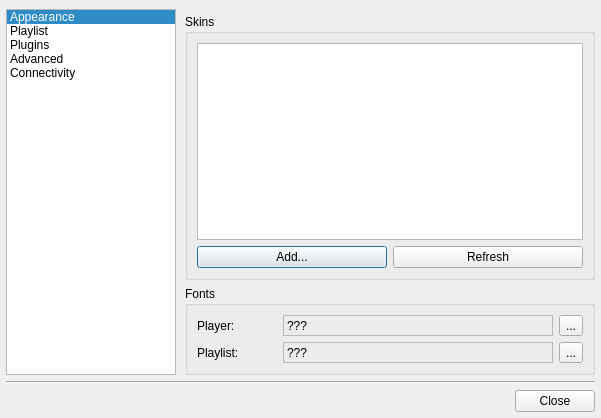
<?xml version="1.0" encoding="UTF-8"?>
<ui version="4.0">
 <class>ConfigDialog</class>
 <widget class="QDialog" name="ConfigDialog">
  <property name="geometry">
   <rect>
    <x>0</x>
    <y>0</y>
    <width>601</width>
    <height>418</height>
   </rect>
  </property>
  <property name="windowTitle">
   <string>Qmmp Settings</string>
  </property>
  <layout class="QVBoxLayout">
   <property name="spacing">
    <number>6</number>
   </property>
   <property name="leftMargin">
    <number>6</number>
   </property>
   <property name="topMargin">
    <number>9</number>
   </property>
   <property name="rightMargin">
    <number>6</number>
   </property>
   <property name="bottomMargin">
    <number>6</number>
   </property>
   <item>
    <layout class="QHBoxLayout">
     <property name="spacing">
      <number>0</number>
     </property>
     <property name="margin">
      <number>0</number>
     </property>
     <item>
      <widget class="QListWidget" name="contentsWidget">
       <property name="sizePolicy">
        <sizepolicy hsizetype="Expanding" vsizetype="Expanding">
         <horstretch>0</horstretch>
         <verstretch>0</verstretch>
        </sizepolicy>
       </property>
       <property name="minimumSize">
        <size>
         <width>170</width>
         <height>0</height>
        </size>
       </property>
       <property name="maximumSize">
        <size>
         <width>170</width>
         <height>16777215</height>
        </size>
       </property>
       <property name="iconSize">
        <size>
         <width>38</width>
         <height>38</height>
        </size>
       </property>
       <property name="movement">
        <enum>QListView::Static</enum>
       </property>
       <property name="flow">
        <enum>QListView::TopToBottom</enum>
       </property>
       <property name="isWrapping" stdset="0">
        <bool>false</bool>
       </property>
       <property name="resizeMode">
        <enum>QListView::Adjust</enum>
       </property>
       <property name="spacing">
        <number>2</number>
       </property>
       <property name="viewMode">
        <enum>QListView::ListMode</enum>
       </property>
       <property name="uniformItemSizes">
        <bool>false</bool>
       </property>
       <property name="batchSize">
        <number>100</number>
       </property>
       <property name="wordWrap">
        <bool>false</bool>
       </property>
       <property name="currentRow">
        <number>0</number>
       </property>
       <item>
        <property name="text">
         <string>Appearance</string>
        </property>
        <property name="icon">
         <iconset resource="../images/images.qrc">
          <normaloff>:/interface.png</normaloff>:/interface.png</iconset>
        </property>
       </item>
       <item>
        <property name="text">
         <string>Playlist</string>
        </property>
        <property name="icon">
         <iconset resource="../images/images.qrc">
          <normaloff>:/playlist.png</normaloff>:/playlist.png</iconset>
        </property>
       </item>
       <item>
        <property name="text">
         <string>Plugins</string>
        </property>
        <property name="icon">
         <iconset resource="../images/images.qrc">
          <normaloff>:/plugins.png</normaloff>:/plugins.png</iconset>
        </property>
       </item>
       <item>
        <property name="text">
         <string>Advanced</string>
        </property>
        <property name="icon">
         <iconset resource="../images/images.qrc">
          <normaloff>:/advanced.png</normaloff>:/advanced.png</iconset>
        </property>
       </item>
       <item>
        <property name="text">
         <string>Connectivity</string>
        </property>
        <property name="icon">
         <iconset resource="../images/images.qrc">
          <normaloff>:/network.png</normaloff>:/network.png</iconset>
        </property>
       </item>
      </widget>
     </item>
     <item>
      <widget class="QStackedWidget" name="stackedWidget">
       <property name="sizePolicy">
        <sizepolicy hsizetype="Preferred" vsizetype="Preferred">
         <horstretch>0</horstretch>
         <verstretch>0</verstretch>
        </sizepolicy>
       </property>
       <property name="frameShadow">
        <enum>QFrame::Raised</enum>
       </property>
       <property name="currentIndex">
        <number>0</number>
       </property>
       <widget class="QWidget" name="widget1">
        <layout class="QVBoxLayout">
         <property name="spacing">
          <number>6</number>
         </property>
         <property name="leftMargin">
          <number>9</number>
         </property>
         <property name="topMargin">
          <number>5</number>
         </property>
         <property name="rightMargin">
          <number>0</number>
         </property>
         <property name="bottomMargin">
          <number>0</number>
         </property>
         <item>
          <widget class="QGroupBox" name="groupBox">
           <property name="title">
            <string>Skins</string>
           </property>
           <layout class="QGridLayout" name="gridLayout">
            <item row="0" column="0" colspan="2">
             <widget class="QListWidget" name="listWidget">
              <property name="alternatingRowColors">
               <bool>true</bool>
              </property>
              <property name="movement">
               <enum>QListView::Static</enum>
              </property>
              <property name="flow">
               <enum>QListView::TopToBottom</enum>
              </property>
              <property name="viewMode">
               <enum>QListView::ListMode</enum>
              </property>
              <property name="modelColumn">
               <number>0</number>
              </property>
             </widget>
            </item>
            <item row="1" column="0">
             <widget class="QPushButton" name="skinInstallButton">
              <property name="minimumSize">
               <size>
                <width>0</width>
                <height>0</height>
               </size>
              </property>
              <property name="text">
               <string>Add...</string>
              </property>
             </widget>
            </item>
            <item row="1" column="1">
             <widget class="QPushButton" name="skinReloadButton">
              <property name="minimumSize">
               <size>
                <width>0</width>
                <height>0</height>
               </size>
              </property>
              <property name="text">
               <string>Refresh</string>
              </property>
             </widget>
            </item>
           </layout>
          </widget>
         </item>
         <item>
          <widget class="QGroupBox" name="plGroupBox">
           <property name="sizePolicy">
            <sizepolicy hsizetype="Preferred" vsizetype="Fixed">
             <horstretch>0</horstretch>
             <verstretch>0</verstretch>
            </sizepolicy>
           </property>
           <property name="title">
            <string>Fonts</string>
           </property>
           <layout class="QGridLayout" name="gridLayout_2">
            <item row="0" column="0">
             <widget class="QLabel" name="label">
              <property name="maximumSize">
               <size>
                <width>80</width>
                <height>16777215</height>
               </size>
              </property>
              <property name="text">
               <string>Player:</string>
              </property>
              <property name="alignment">
               <set>Qt::AlignLeading|Qt::AlignLeft|Qt::AlignVCenter</set>
              </property>
             </widget>
            </item>
            <item row="0" column="1">
             <widget class="QLabel" name="mainFontLabel">
              <property name="frameShape">
               <enum>QFrame::StyledPanel</enum>
              </property>
              <property name="frameShadow">
               <enum>QFrame::Sunken</enum>
              </property>
              <property name="text">
               <string>???</string>
              </property>
             </widget>
            </item>
            <item row="0" column="2">
             <widget class="QToolButton" name="mainFontButton">
              <property name="text">
               <string>...</string>
              </property>
             </widget>
            </item>
            <item row="1" column="0">
             <widget class="QLabel" name="label_2">
              <property name="maximumSize">
               <size>
                <width>80</width>
                <height>16777215</height>
               </size>
              </property>
              <property name="text">
               <string>Playlist:</string>
              </property>
              <property name="alignment">
               <set>Qt::AlignLeading|Qt::AlignLeft|Qt::AlignVCenter</set>
              </property>
             </widget>
            </item>
            <item row="1" column="1">
             <widget class="QLabel" name="plFontLabel">
              <property name="frameShape">
               <enum>QFrame::StyledPanel</enum>
              </property>
              <property name="frameShadow">
               <enum>QFrame::Sunken</enum>
              </property>
              <property name="text">
               <string>???</string>
              </property>
             </widget>
            </item>
            <item row="1" column="2">
             <widget class="QToolButton" name="plFontButton">
              <property name="text">
               <string>...</string>
              </property>
             </widget>
            </item>
           </layout>
          </widget>
         </item>
        </layout>
       </widget>
       <widget class="QWidget" name="page">
        <layout class="QVBoxLayout" name="verticalLayout">
         <item>
          <widget class="QGroupBox" name="groupBox_3">
           <property name="title">
            <string>Metadata</string>
           </property>
           <layout class="QGridLayout">
            <property name="margin">
             <number>9</number>
            </property>
            <property name="spacing">
             <number>6</number>
            </property>
            <item row="0" column="0">
             <widget class="QCheckBox" name="metadataCheckBox">
              <property name="text">
               <string>Load metadata from files</string>
              </property>
             </widget>
            </item>
           </layout>
          </widget>
         </item>
         <item>
          <widget class="QGroupBox" name="groupBox_2">
           <property name="title">
            <string>Song Display</string>
           </property>
           <layout class="QGridLayout" name="gridLayout_3">
            <item row="0" column="0">
             <widget class="QLabel" name="label_4">
              <property name="text">
               <string>Title format:</string>
              </property>
              <property name="alignment">
               <set>Qt::AlignRight|Qt::AlignTrailing|Qt::AlignVCenter</set>
              </property>
             </widget>
            </item>
            <item row="0" column="1">
             <widget class="QLineEdit" name="formatLineEdit"/>
            </item>
            <item row="0" column="2">
             <widget class="QToolButton" name="titleButton">
              <property name="text">
               <string>...</string>
              </property>
             </widget>
            </item>
            <item row="1" column="0" colspan="3">
             <widget class="QCheckBox" name="underscoresCheckBox">
              <property name="text">
               <string>Convert underscores to blanks</string>
              </property>
             </widget>
            </item>
            <item row="2" column="0" colspan="3">
             <widget class="QCheckBox" name="per20CheckBox">
              <property name="text">
               <string>Convert %20 to blanks</string>
              </property>
             </widget>
            </item>
            <item row="3" column="0" colspan="3">
             <widget class="QCheckBox" name="protocolCheckBox">
              <property name="text">
               <string>Show protocol</string>
              </property>
             </widget>
            </item>
            <item row="4" column="0" colspan="3">
             <widget class="QCheckBox" name="numbersCheckBox">
              <property name="text">
               <string>Show song numbers</string>
              </property>
             </widget>
            </item>
           </layout>
          </widget>
         </item>
         <item>
          <spacer>
           <property name="orientation">
            <enum>Qt::Vertical</enum>
           </property>
           <property name="sizeHint" stdset="0">
            <size>
             <width>387</width>
             <height>101</height>
            </size>
           </property>
          </spacer>
         </item>
        </layout>
       </widget>
       <widget class="QWidget" name="widget">
        <layout class="QGridLayout">
         <property name="leftMargin">
          <number>9</number>
         </property>
         <property name="topMargin">
          <number>5</number>
         </property>
         <property name="rightMargin">
          <number>0</number>
         </property>
         <property name="bottomMargin">
          <number>0</number>
         </property>
         <property name="spacing">
          <number>6</number>
         </property>
         <item row="1" column="0">
          <widget class="QPushButton" name="preferencesButton">
           <property name="minimumSize">
            <size>
             <width>0</width>
             <height>0</height>
            </size>
           </property>
           <property name="text">
            <string>Preferences</string>
           </property>
          </widget>
         </item>
         <item row="1" column="1">
          <widget class="QPushButton" name="informationButton">
           <property name="minimumSize">
            <size>
             <width>0</width>
             <height>0</height>
            </size>
           </property>
           <property name="text">
            <string>Information</string>
           </property>
          </widget>
         </item>
         <item row="1" column="2">
          <spacer>
           <property name="orientation">
            <enum>Qt::Horizontal</enum>
           </property>
           <property name="sizeHint" stdset="0">
            <size>
             <width>101</width>
             <height>20</height>
            </size>
           </property>
          </spacer>
         </item>
         <item row="0" column="0" colspan="3">
          <widget class="QTabWidget" name="pluginsTab">
           <property name="tabPosition">
            <enum>QTabWidget::North</enum>
           </property>
           <property name="tabShape">
            <enum>QTabWidget::Rounded</enum>
           </property>
           <property name="currentIndex">
            <number>0</number>
           </property>
           <widget class="QWidget" name="Input">
            <attribute name="title">
             <string>Input</string>
            </attribute>
            <layout class="QHBoxLayout" name="horizontalLayout_2">
             <item>
              <widget class="QTableWidget" name="inputPluginTable">
               <property name="selectionMode">
                <enum>QAbstractItemView::SingleSelection</enum>
               </property>
               <property name="selectionBehavior">
                <enum>QAbstractItemView::SelectRows</enum>
               </property>
               <property name="rowCount">
                <number>0</number>
               </property>
               <property name="columnCount">
                <number>0</number>
               </property>
              </widget>
             </item>
            </layout>
           </widget>
           <widget class="QWidget" name="Output">
            <attribute name="title">
             <string>Output</string>
            </attribute>
            <layout class="QHBoxLayout" name="horizontalLayout">
             <item>
              <widget class="QTableWidget" name="outputPluginTable">
               <property name="selectionMode">
                <enum>QAbstractItemView::SingleSelection</enum>
               </property>
               <property name="selectionBehavior">
                <enum>QAbstractItemView::SelectRows</enum>
               </property>
              </widget>
             </item>
            </layout>
           </widget>
           <widget class="QWidget" name="tab">
            <attribute name="title">
             <string>Visualization</string>
            </attribute>
            <layout class="QHBoxLayout">
             <item>
              <widget class="QTableWidget" name="visualPluginTable">
               <property name="selectionMode">
                <enum>QAbstractItemView::SingleSelection</enum>
               </property>
               <property name="selectionBehavior">
                <enum>QAbstractItemView::SelectRows</enum>
               </property>
              </widget>
             </item>
            </layout>
           </widget>
           <widget class="QWidget" name="tab_2">
            <attribute name="title">
             <string>Effects</string>
            </attribute>
            <layout class="QVBoxLayout">
             <item>
              <widget class="QTableWidget" name="effectPluginTable">
               <property name="selectionMode">
                <enum>QAbstractItemView::SingleSelection</enum>
               </property>
               <property name="selectionBehavior">
                <enum>QAbstractItemView::SelectRows</enum>
               </property>
              </widget>
             </item>
            </layout>
           </widget>
           <widget class="QWidget" name="tab_3">
            <attribute name="title">
             <string>General</string>
            </attribute>
            <layout class="QVBoxLayout">
             <item>
              <widget class="QTableWidget" name="generalPluginTable">
               <property name="selectionMode">
                <enum>QAbstractItemView::SingleSelection</enum>
               </property>
               <property name="selectionBehavior">
                <enum>QAbstractItemView::SelectRows</enum>
               </property>
              </widget>
             </item>
            </layout>
           </widget>
          </widget>
         </item>
        </layout>
       </widget>
       <widget class="QWidget" name="page_2">
        <layout class="QGridLayout" name="gridLayout_5">
         <item row="0" column="0" colspan="2">
          <widget class="QGroupBox" name="groupBox_6">
           <property name="title">
            <string>Audio</string>
           </property>
           <layout class="QVBoxLayout">
            <item>
             <widget class="QCheckBox" name="softVolumeCheckBox">
              <property name="text">
               <string>Use software volume control</string>
              </property>
             </widget>
            </item>
           </layout>
          </widget>
         </item>
         <item row="1" column="0">
          <widget class="QGroupBox" name="visibilityGroupBox">
           <property name="title">
            <string>Visibility Control</string>
           </property>
           <layout class="QVBoxLayout" name="verticalLayout_3">
            <item>
             <widget class="QCheckBox" name="hideOnCloseCheckBox">
              <property name="text">
               <string>Hide on close</string>
              </property>
             </widget>
            </item>
            <item>
             <widget class="QCheckBox" name="hiddenCheckBox">
              <property name="text">
               <string>Start hidden</string>
              </property>
             </widget>
            </item>
           </layout>
          </widget>
         </item>
         <item row="1" column="1">
          <widget class="QGroupBox" name="groupBox_8">
           <property name="title">
            <string>Compatibility</string>
           </property>
           <layout class="QVBoxLayout" name="verticalLayout_2">
            <item>
             <widget class="QCheckBox" name="openboxCheckBox">
              <property name="text">
               <string>Openbox compatibility</string>
              </property>
             </widget>
            </item>
            <item>
             <widget class="QCheckBox" name="metacityCheckBox">
              <property name="text">
               <string>Metacity compatibility</string>
              </property>
             </widget>
            </item>
           </layout>
          </widget>
         </item>
         <item row="2" column="0" colspan="2">
          <widget class="QGroupBox" name="groupBox_4">
           <property name="title">
            <string>File Dialog</string>
           </property>
           <layout class="QHBoxLayout">
            <item>
             <widget class="QComboBox" name="fileDialogComboBox"/>
            </item>
            <item>
             <widget class="QPushButton" name="fdInformationButton">
              <property name="text">
               <string>Information</string>
              </property>
             </widget>
            </item>
            <item>
             <spacer>
              <property name="orientation">
               <enum>Qt::Horizontal</enum>
              </property>
              <property name="sizeHint" stdset="0">
               <size>
                <width>40</width>
                <height>20</height>
               </size>
              </property>
             </spacer>
            </item>
           </layout>
          </widget>
         </item>
         <item row="3" column="0" colspan="2">
          <widget class="QGroupBox" name="groupBox_7">
           <property name="title">
            <string>Transparency</string>
           </property>
           <layout class="QGridLayout" name="gridLayout_4">
            <item row="0" column="0">
             <widget class="QLabel" name="label_3">
              <property name="text">
               <string>Main window</string>
              </property>
             </widget>
            </item>
            <item row="0" column="1">
             <widget class="QSlider" name="mwTransparencySlider">
              <property name="maximum">
               <number>90</number>
              </property>
              <property name="orientation">
               <enum>Qt::Horizontal</enum>
              </property>
             </widget>
            </item>
            <item row="0" column="2">
             <widget class="QLabel" name="mwTransparencyLabel">
              <property name="minimumSize">
               <size>
                <width>25</width>
                <height>0</height>
               </size>
              </property>
              <property name="text">
               <string>0</string>
              </property>
             </widget>
            </item>
            <item row="1" column="0">
             <widget class="QLabel" name="label_9">
              <property name="text">
               <string>Equalizer</string>
              </property>
             </widget>
            </item>
            <item row="1" column="1">
             <widget class="QSlider" name="eqTransparencySlider">
              <property name="maximum">
               <number>90</number>
              </property>
              <property name="orientation">
               <enum>Qt::Horizontal</enum>
              </property>
             </widget>
            </item>
            <item row="1" column="2">
             <widget class="QLabel" name="eqTransparencyLabel">
              <property name="text">
               <string>0</string>
              </property>
             </widget>
            </item>
            <item row="2" column="0">
             <widget class="QLabel" name="label_10">
              <property name="text">
               <string>Playlist</string>
              </property>
             </widget>
            </item>
            <item row="2" column="1">
             <widget class="QSlider" name="plTransparencySlider">
              <property name="maximum">
               <number>90</number>
              </property>
              <property name="orientation">
               <enum>Qt::Horizontal</enum>
              </property>
             </widget>
            </item>
            <item row="2" column="2">
             <widget class="QLabel" name="plTransparencyLabel">
              <property name="text">
               <string>0</string>
              </property>
             </widget>
            </item>
           </layout>
          </widget>
         </item>
        </layout>
       </widget>
       <widget class="QWidget" name="network">
        <layout class="QVBoxLayout">
         <property name="leftMargin">
          <number>9</number>
         </property>
         <property name="topMargin">
          <number>5</number>
         </property>
         <property name="rightMargin">
          <number>0</number>
         </property>
         <property name="bottomMargin">
          <number>0</number>
         </property>
         <item>
          <widget class="QGroupBox" name="groupBox_5">
           <property name="title">
            <string>Proxy</string>
           </property>
           <property name="flat">
            <bool>false</bool>
           </property>
           <property name="checkable">
            <bool>false</bool>
           </property>
           <layout class="QGridLayout">
            <item row="0" column="0" colspan="2">
             <widget class="QCheckBox" name="enableProxyCheckBox">
              <property name="text">
               <string>Enable proxy usage</string>
              </property>
             </widget>
            </item>
            <item row="1" column="0">
             <widget class="QLabel" name="label_5">
              <property name="text">
               <string>Proxy host name:</string>
              </property>
              <property name="alignment">
               <set>Qt::AlignRight|Qt::AlignTrailing|Qt::AlignVCenter</set>
              </property>
             </widget>
            </item>
            <item row="1" column="1">
             <widget class="QLineEdit" name="hostLineEdit"/>
            </item>
            <item row="2" column="0">
             <widget class="QLabel" name="label_6">
              <property name="text">
               <string>Proxy port:</string>
              </property>
              <property name="alignment">
               <set>Qt::AlignRight|Qt::AlignTrailing|Qt::AlignVCenter</set>
              </property>
             </widget>
            </item>
            <item row="2" column="1">
             <widget class="QLineEdit" name="portLineEdit"/>
            </item>
            <item row="3" column="0" colspan="2">
             <widget class="QCheckBox" name="authProxyCheckBox">
              <property name="text">
               <string>Use authentication with proxy</string>
              </property>
             </widget>
            </item>
            <item row="4" column="0">
             <widget class="QLabel" name="label_7">
              <property name="text">
               <string>Proxy user name:</string>
              </property>
              <property name="alignment">
               <set>Qt::AlignRight|Qt::AlignTrailing|Qt::AlignVCenter</set>
              </property>
             </widget>
            </item>
            <item row="4" column="1">
             <widget class="QLineEdit" name="proxyUserLineEdit"/>
            </item>
            <item row="5" column="0">
             <widget class="QLabel" name="label_8">
              <property name="text">
               <string>Proxy password:</string>
              </property>
              <property name="alignment">
               <set>Qt::AlignRight|Qt::AlignTrailing|Qt::AlignVCenter</set>
              </property>
             </widget>
            </item>
            <item row="5" column="1">
             <widget class="QLineEdit" name="proxyPasswLineEdit">
              <property name="echoMode">
               <enum>QLineEdit::Password</enum>
              </property>
             </widget>
            </item>
           </layout>
          </widget>
         </item>
         <item>
          <spacer>
           <property name="orientation">
            <enum>Qt::Vertical</enum>
           </property>
           <property name="sizeHint" stdset="0">
            <size>
             <width>20</width>
             <height>40</height>
            </size>
           </property>
          </spacer>
         </item>
        </layout>
       </widget>
      </widget>
     </item>
    </layout>
   </item>
   <item>
    <widget class="Line" name="line">
     <property name="orientation">
      <enum>Qt::Horizontal</enum>
     </property>
    </widget>
   </item>
   <item>
    <layout class="QHBoxLayout">
     <property name="spacing">
      <number>6</number>
     </property>
     <property name="margin">
      <number>0</number>
     </property>
     <item>
      <spacer>
       <property name="orientation">
        <enum>Qt::Horizontal</enum>
       </property>
       <property name="sizeHint" stdset="0">
        <size>
         <width>341</width>
         <height>20</height>
        </size>
       </property>
      </spacer>
     </item>
     <item>
      <widget class="QPushButton" name="closeButton">
       <property name="text">
        <string>Close</string>
       </property>
      </widget>
     </item>
    </layout>
   </item>
  </layout>
 </widget>
 <resources>
  <include location="../images/images.qrc"/>
 </resources>
 <connections>
  <connection>
   <sender>closeButton</sender>
   <signal>clicked()</signal>
   <receiver>ConfigDialog</receiver>
   <slot>accept()</slot>
   <hints>
    <hint type="sourcelabel">
     <x>590</x>
     <y>402</y>
    </hint>
    <hint type="destinationlabel">
     <x>316</x>
     <y>340</y>
    </hint>
   </hints>
  </connection>
  <connection>
   <sender>enableProxyCheckBox</sender>
   <signal>toggled(bool)</signal>
   <receiver>hostLineEdit</receiver>
   <slot>setEnabled(bool)</slot>
   <hints>
    <hint type="sourcelabel">
     <x>305</x>
     <y>52</y>
    </hint>
    <hint type="destinationlabel">
     <x>424</x>
     <y>82</y>
    </hint>
   </hints>
  </connection>
  <connection>
   <sender>enableProxyCheckBox</sender>
   <signal>toggled(bool)</signal>
   <receiver>portLineEdit</receiver>
   <slot>setEnabled(bool)</slot>
   <hints>
    <hint type="sourcelabel">
     <x>506</x>
     <y>56</y>
    </hint>
    <hint type="destinationlabel">
     <x>506</x>
     <y>116</y>
    </hint>
   </hints>
  </connection>
  <connection>
   <sender>authProxyCheckBox</sender>
   <signal>toggled(bool)</signal>
   <receiver>proxyUserLineEdit</receiver>
   <slot>setEnabled(bool)</slot>
   <hints>
    <hint type="sourcelabel">
     <x>318</x>
     <y>142</y>
    </hint>
    <hint type="destinationlabel">
     <x>326</x>
     <y>163</y>
    </hint>
   </hints>
  </connection>
  <connection>
   <sender>authProxyCheckBox</sender>
   <signal>toggled(bool)</signal>
   <receiver>proxyPasswLineEdit</receiver>
   <slot>setEnabled(bool)</slot>
   <hints>
    <hint type="sourcelabel">
     <x>264</x>
     <y>138</y>
    </hint>
    <hint type="destinationlabel">
     <x>580</x>
     <y>197</y>
    </hint>
   </hints>
  </connection>
  <connection>
   <sender>mwTransparencySlider</sender>
   <signal>valueChanged(int)</signal>
   <receiver>mwTransparencyLabel</receiver>
   <slot>setNum(int)</slot>
   <hints>
    <hint type="sourcelabel">
     <x>489</x>
     <y>285</y>
    </hint>
    <hint type="destinationlabel">
     <x>553</x>
     <y>284</y>
    </hint>
   </hints>
  </connection>
  <connection>
   <sender>eqTransparencySlider</sender>
   <signal>valueChanged(int)</signal>
   <receiver>eqTransparencyLabel</receiver>
   <slot>setNum(int)</slot>
   <hints>
    <hint type="sourcelabel">
     <x>519</x>
     <y>305</y>
    </hint>
    <hint type="destinationlabel">
     <x>549</x>
     <y>309</y>
    </hint>
   </hints>
  </connection>
  <connection>
   <sender>plTransparencySlider</sender>
   <signal>valueChanged(int)</signal>
   <receiver>plTransparencyLabel</receiver>
   <slot>setNum(int)</slot>
   <hints>
    <hint type="sourcelabel">
     <x>511</x>
     <y>327</y>
    </hint>
    <hint type="destinationlabel">
     <x>549</x>
     <y>330</y>
    </hint>
   </hints>
  </connection>
 </connections>
</ui>
